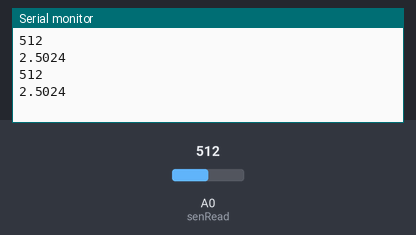
Simulated run of this sketch. Board: Arduino Uno, built with avr-gcc and run on an emulated ATmega328P. On the bench: the last lines printed to the serial monitor. The test bench sets the inputs (shaded band); at power-on: A0 (senRead) = 512.

Above: at 1.2 s.
1.3 s: A0 (senRead) set to 716
At 2.2 s:
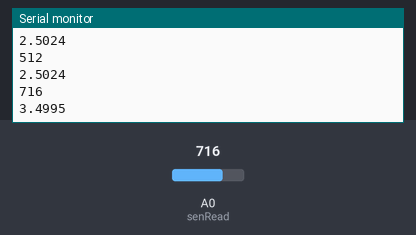
2.8 s: A0 (senRead) set to 900
At 3.5 s:
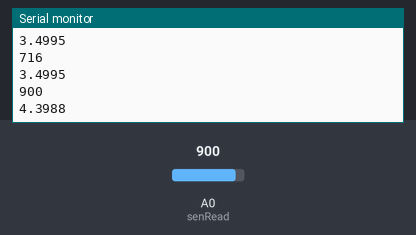
Timing chart, 0 to 5.8 s (numbered marks = the images above; inputs shaded):
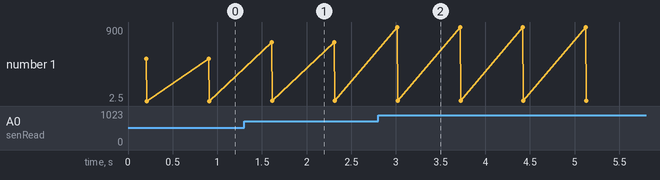

The sketch:

MyBlink.ino
```cpp
int ledPin = 4;
int senRead = 0;
int val = 0;

// the setup function runs once when you press reset or power the board
void setup() {
  // initialize digital pin 13 as an output.
  //pinMode(ledPin, OUTPUT);
  //digitalWrite(ledPin,HIGH);
  Serial.begin(9600);
}

// the loop function runs over and over again forever
void loop() {

  val= readLED(20);
  //val = analogRead(senRead);

  float voltage = (val * 5.0) / 1023.0;


  Serial.println(val);
  Serial.println(voltage,4);
  delay(500);

}


int readLED(int number) {            // Read analog value n times and avarage over those n times
  int totaal = 0;
  for(int x = 0; x < number; x++) {
    totaal += analogRead(senRead);
    delay(10);
  }
  return totaal/number;
}
```

Measured:
- after the input at 1.3 s, the serial monitor: prints a new line after 0.31 s (image 1)
- after the input at 2.8 s, the serial monitor: prints a new line after 0.21 s (image 2)
- plotted number 1: 2.5 → 3.5 after the input at 1.3 s, 3.5 → 4.4 after the input at 2.8 s
